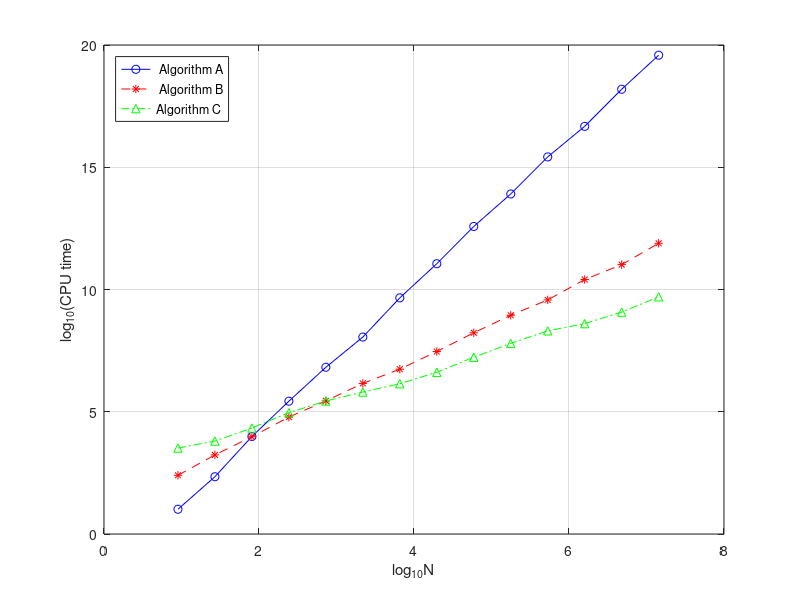
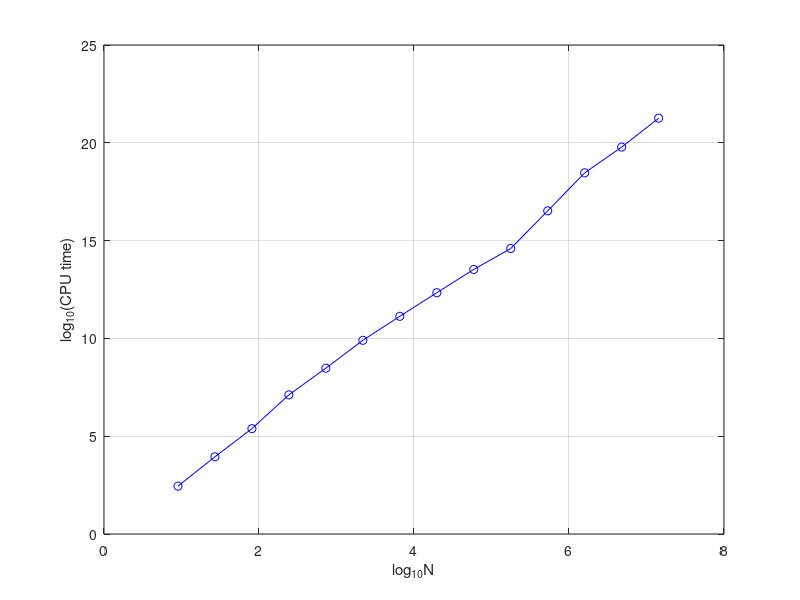

Write MATLAB code to recreate these figures, in order.
% POWERLAW3: Generate several plots of cost  (CPU time)
% that obeys different power laws.

N = 3.^[2:15];
logN = log10(N);
n = length(N);
algA = 0.01 * N.^3 .* (1+rand(1,n));
algB =  9 * N.^(3/2) .* (1+rand(1,n));
algC = 200 * N.^(1) .* (1+rand(1,n));

plot(logN, log10(algA), 'b-o', logN, log10(algB), 'r--*', logN, log10(algC), 'g-.^');
xlabel('log_{10}N'), ylabel('log_{10}(CPU time)')
grid on, shg
legend(' Algorithm A', ' Algorithm B', 'Algorithm C', 'Location', 'NorthWest')
print -depsc 'powerlaw3a.eps'
pause

alg2 = 0.01 * N.^3 .* (1+100*rand(1,n));
plot(logN, log10(alg2), 'b-o')
xlabel('log_{10}N'), ylabel('log_{10}(CPU time)')
grid on, shg
print -depsc 'powerlaw3b.eps'
